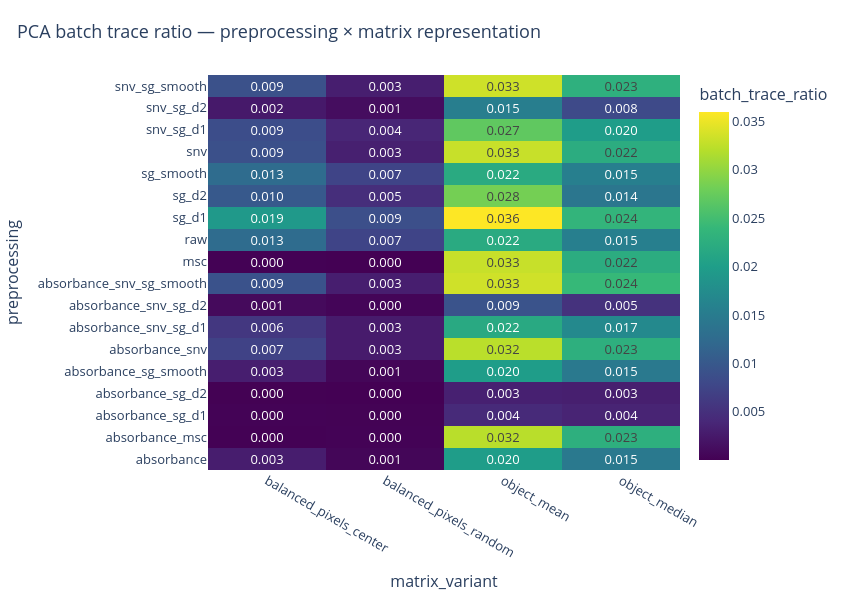

Notebook code cell kept with this figure:
### Code cell
plot_pca_metric_heatmap(
    pca_scored_df,
    metric="batch_trace_ratio",
    index_col="preprocessing",
    column_col="matrix_variant",
    title="PCA batch trace ratio — preprocessing × matrix representation",
    show=True,
)

### Figure 1 — Plotly figure (JSON) as saved in the notebook; plotly's stock layout.template omitted (floating-point values rounded to 4 significant figures)
{"data": [{"colorbar": {"title": {"text": "batch_trace_ratio"}}, "colorscale": [[0, "#440154"], [0.1111, "#482878"], [0.2222, "#3e4989"], [0.3333, "#31688e"], [0.4444, "#26828e"], [0.5556, "#1f9e89"], [0.6667, "#35b779"], [0.7778, "#6ece58"], [0.8889, "#b5de2b"], [1, "#fde725"]], "hovertemplate": "preprocessing: %{y}<br>matrix_variant: %{x}<br>batch_trace_ratio: %{z:.4f}<extra></extra>", "text": [["0.003", "0.001", "0.020", "0.015"], ["0.000", "0.000", "0.032", "0.023"], ["0.000", "0.000", "0.004", "0.004"], ["0.000", "0.000", "0.003", "0.003"], ["0.003", "0.001", "0.020", "0.015"], ["0.007", "0.003", "0.032", "0.023"], ["0.006", "0.003", "0.022", "0.017"], ["0.001", "0.000", "0.009", "0.005"], ["0.009", "0.003", "0.033", "0.024"], ["0.000", "0.000", "0.033", "0.022"], ["0.013", "0.007", "0.022", "0.015"], ["0.019", "0.009", "0.036", "0.024"], ["0.010", "0.005", "0.028", "0.014"], ["0.013", "0.007", "0.022", "0.015"], ["0.009", "0.003", "0.033", "0.022"], ["0.009", "0.004", "0.027", "0.020"], ["0.002", "0.001", "0.015", "0.008"], ["0.009", "0.003", "0.033", "0.023"]], "texttemplate": "%{text}", "type": "heatmap", "x": ["balanced_pixels_center", "balanced_pixels_random", "object_mean", "object_median"], "y": ["absorbance", "absorbance_msc", "absorbance_sg_d1", "absorbance_sg_d2", "absorbance_sg_smooth", "absorbance_snv", "absorbance_snv_sg_d1", "absorbance_snv_sg_d2", "absorbance_snv_sg_smooth", "msc", "raw", "sg_d1", "sg_d2", "sg_smooth", "snv", "snv_sg_d1", "snv_sg_d2", "snv_sg_smooth"], "z": [[0.002945, 0.0005197, 0.01991, 0.01466], [0.0001152, 0.0002199, 0.03219, 0.02266], [0.0002637, 0.0001892, 0.00429, 0.003593], [8.831e-05, 7.649e-05, 0.003217, 0.003075], [0.002974, 0.0005229, 0.01992, 0.01469], [0.007221, 0.002691, 0.03225, 0.02268], [0.005854, 0.002744, 0.02176, 0.01695], [0.0009601, 0.000482, 0.009276, 0.005256], [0.009235, 0.002999, 0.03339, 0.02409], [0.0001248, 3.34e-05, 0.03294, 0.02228], [0.01267, 0.007442, 0.02198, 0.01549], [0.01932, 0.008767, 0.03596, 0.02355], [0.0101, 0.004794, 0.02833, 0.01409], [0.01267, 0.007438, 0.02196, 0.01548], [0.00886, 0.003171, 0.03296, 0.02227], [0.008549, 0.003858, 0.027, 0.01989], [0.002457, 0.001243, 0.01534, 0.008168], [0.008997, 0.003037, 0.03334, 0.02285]]}], "layout": {"font": {"size": 13}, "height": 600, "hoverlabel": {"namelength": -1}, "margin": {"b": 65, "l": 70, "r": 80, "t": 75}, "title": {"font": {"size": 18}, "text": "PCA batch trace ratio — preprocessing × matrix representation", "x": 0.02}, "width": 850, "xaxis": {"title": {"text": "matrix_variant"}}, "yaxis": {"title": {"text": "preprocessing"}}}}
